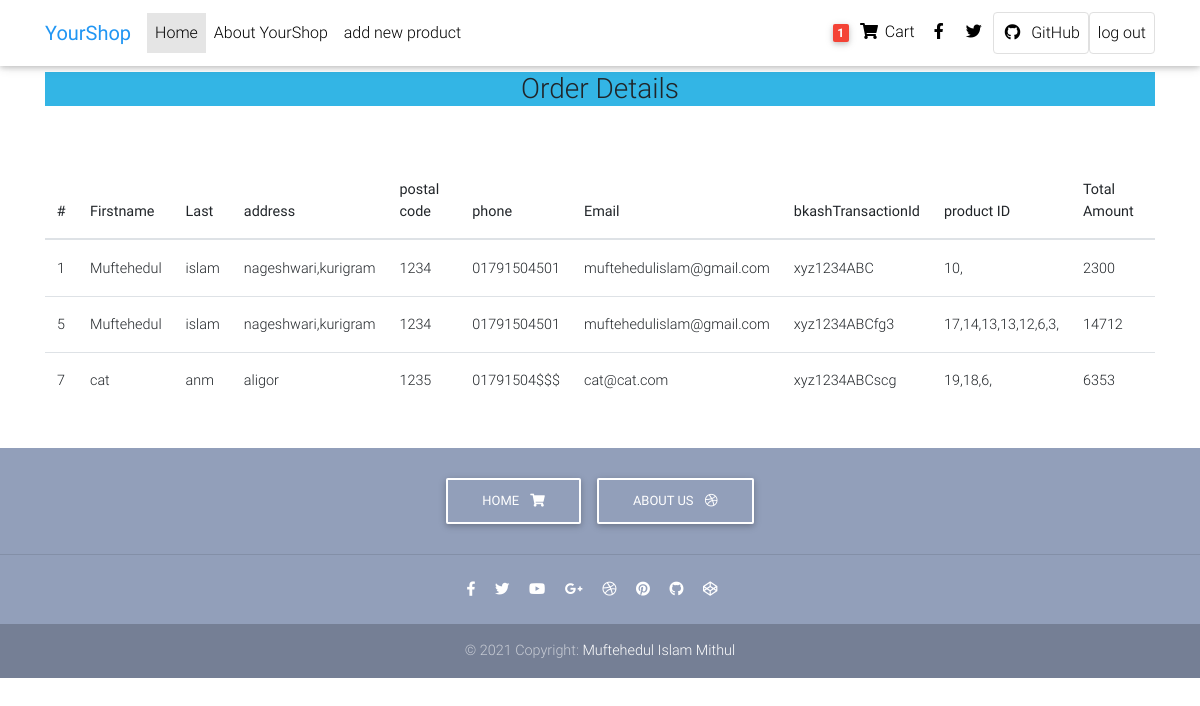
The page /orderDetails.php (signed in) on the database its author committed.
### tables this page shows
CREATE TABLE IF NOT EXISTS `orders` (
  `id` int(4) NOT NULL AUTO_INCREMENT,
  `firstName` varchar(100) NOT NULL,
  `lastName` varchar(100) NOT NULL,
  `address` varchar(250) NOT NULL,
  `postalCode` varchar(20) NOT NULL,
  `phone` varchar(25) NOT NULL,
  `email` varchar(100) NOT NULL,
  `bkashTransactionId` varchar(50) NOT NULL,
  `productIds` varchar(250) NOT NULL,
  `totalAmount` int(10) NOT NULL,
  PRIMARY KEY (`id`)
);

### orderDetails.php (the view, shortened to what this page needs)
<?php
if (isset($_SESSION['id'])) {
$userId=$_SESSION['id'];
}
else{
$userId=0;
}
require_once "additional/dbConnect.php";
?>
<!DOCTYPE html>
<html lang="en">
  <head>
    <link rel="stylesheet" href="https://use.fontawesome.com/releases/v5.11.2/css/all.css">
    <link href="css/bootstrap.min.css" rel="stylesheet">
    <link href="css/mdb.min.css" rel="stylesheet">
    <link href="css/style.min.css" rel="stylesheet">
  </head>
  <body>
    <nav class="navbar fixed-top navbar-expand-lg navbar-light white scrolling-navbar">
      <div class="container">
        <a class="navbar-brand waves-effect" href="index.php">
          <strong class="blue-text">YourShop</strong>
        </a>
        <div class="collapse navbar-collapse" id="navbarSupportedContent">
          <ul class="navbar-nav mr-auto">
            <li class="nav-item active">
              <a class="nav-link waves-effect" href="index.php">Home
              </a>
            </li>
            <li class="nav-item">
              <a class="nav-link waves-effect" href="about.php">About YourShop</a>
            </li>
            <li class="nav-item">
              <a class="nav-link waves-effect" href="addproduct.php">add new product</a>
            </li>
          </ul>
          <ul class="navbar-nav nav-flex-icons">
            <li class="nav-item">
              <a href="showCart.php" class="nav-link waves-effect">
                <span class="badge red z-depth-1 mr-1">
                  <?php
                  $sql = "SELECT COUNT(user_id) AS count FROM cart WHERE cart.user_id=$userId;";
                  $result = mysqli_query($link, $sql);
                  while($row = mysqli_fetch_assoc($result))
                  {
                  echo $row['count'];
                  }
                  ?>
                </span>
                <i class="fas fa-shopping-cart"></i>
                <span class="clearfix d-none d-sm-inline-block"> Cart </span>
              </a>
            </li>
            <li class="nav-item">
              <a href="https://www.facebook.com" class="nav-link waves-effect" target="_blank">
                <i class="fab fa-facebook-f"></i>
              </a>
            </li>
            <li class="nav-item">
              <a href="https://twitter.com" class="nav-link waves-effect" target="_blank">
                <i class="fab fa-twitter"></i>
              </a>
            </li>
            <li class="nav-item">
              <a href="https://github.com" class="nav-link border border-light rounded waves-effect"
                target="_blank">
                <i class="fab fa-github mr-2"></i>GitHub
              </a>
            </li>
            <li class="nav-item">
              <?php
              if(isset($_SESSION["loggedin"]) && $_SESSION["loggedin"] === true){
              echo '<a href="logout.php" class="nav-link border border-light rounded waves-effect">log out</a>';
              }
              else{
              echo'<a href="login.php" class="nav-link border border-light rounded waves-effect">login</a>';
              }
              ?>
            </li>
          </ul>
        </div>
      </div>
    </nav>
    <div>
      <div class="container" style="width:95%;">
        <br/><br/><br>
        <h3 align="center" class="bg-info">Order Details</h3>
        <br />
        <br />
        <div class="table-responsive">
          <table class="table">
            <thead>
              <tr>
                <th>#</th>
                <th>Firstname</th>
                <th>Last</th>
                <th>address</th>
                <th>postal code</th>
                <th>phone</th>
                <th>Email</th>
                <th>bkashTransactionId</th>
                <th>product ID</th>
                <th>Total Amount</th>
              </tr>
            </thead>
            <tbody>
              <?php
              $query = "SELECT * from orders";
              $result = mysqli_query($link, $query);
              while($row = mysqli_fetch_array($result))
              {
              echo '
              <tr>
                <td>'.$row["id"] .'</td>
                <td>'.$row["firstName"] .'</td>
                <td>'.$row["lastName"] .'</td>
                <td>'.$row["address"] .'</td>
                <td>'.$row["postalCode"] .'</td>
                <td>'.$row["phone"] .'</td>
                <td>'.$row["email"] .'</td>
                <td>'.$row["bkashTransactionId"] .'</td>
                <td>'.$row["productIds"] .'</td>
                <td>'.$row["totalAmount"] .'</td>
              </tr>
              ';}
              ?>
            </tbody>
          </table>
        </div>
      </div>
      <footer class="page-footer text-center font-small mt-4 wow fadeIn">
        <div class="pt-4">
          <a class="btn btn-outline-white" href="#" role="button">Home
            <i class="fas fa-shopping-cart ml-2"></i>
          </a>
          <a class="btn btn-outline-white" href="about.php" role="button">About Us
            <i class="fab fa-dribbble ml-2"></i>
          </a>
        </div>
        <hr class="my-4">
        <div class="pb-4">
          <a href="#" target="_blank">
            <i class="fab fa-facebook-f mr-3"></i>
          </a>
          <a href="#" target="_blank">
            <i class="fab fa-twitter mr-3"></i>
          </a>
          <a href="#" target="_blank">
            <i class="fab fa-youtube mr-3"></i>
          </a>
          <a href="#" target="_blank">
            <i class="fab fa-google-plus-g mr-3"></i>
          </a>
          <a href="#" target="_blank">
            <i class="fab fa-dribbble mr-3"></i>
          </a>
          <a href="#" target="_blank">
            <i class="fab fa-pinterest mr-3"></i>
          </a>
          <a href="#" target="_blank">
            <i class="fab fa-github mr-3"></i>
          </a>
          <a href="#" target="_blank">
            <i class="fab fa-codepen mr-3"></i>
          </a>
        </div>
        <div class="footer-copyright py-3">
          © 2021 Copyright:
          <a href="#" target="_blank"> Muftehedul Islam Mithul </a>
        </div>
      </footer>
    </body>
  </html>

### orderDetails.php (style rules this page uses)
html, body, header, .carousel { height: 60vh; }

### rows shown on the page
orders: id "1", firstName "Muftehedul", lastName "islam", address "nageshwari,kurigram", postalCode "1234", phone "01791504501", email "muftehedulislam@gmail.com", bkashTransactionId "xyz1234ABC", productIds "10,", totalAmount "2300"
orders: id "5", firstName "Muftehedul", lastName "islam", address "nageshwari,kurigram", postalCode "1234", phone "01791504501", email "muftehedulislam@gmail.com", bkashTransactionId "xyz1234ABCfg3", productIds "17,14,13,13,12,6,3,", totalAmount "14712"
orders: id "7", firstName "cat", lastName "anm", address "aligor", postalCode "1235", phone "01791504$$$", email "cat@cat.com", bkashTransactionId "xyz1234ABCscg", productIds "19,18,6,", totalAmount "6353"

### other values the page prints
$row['count'] "1"
